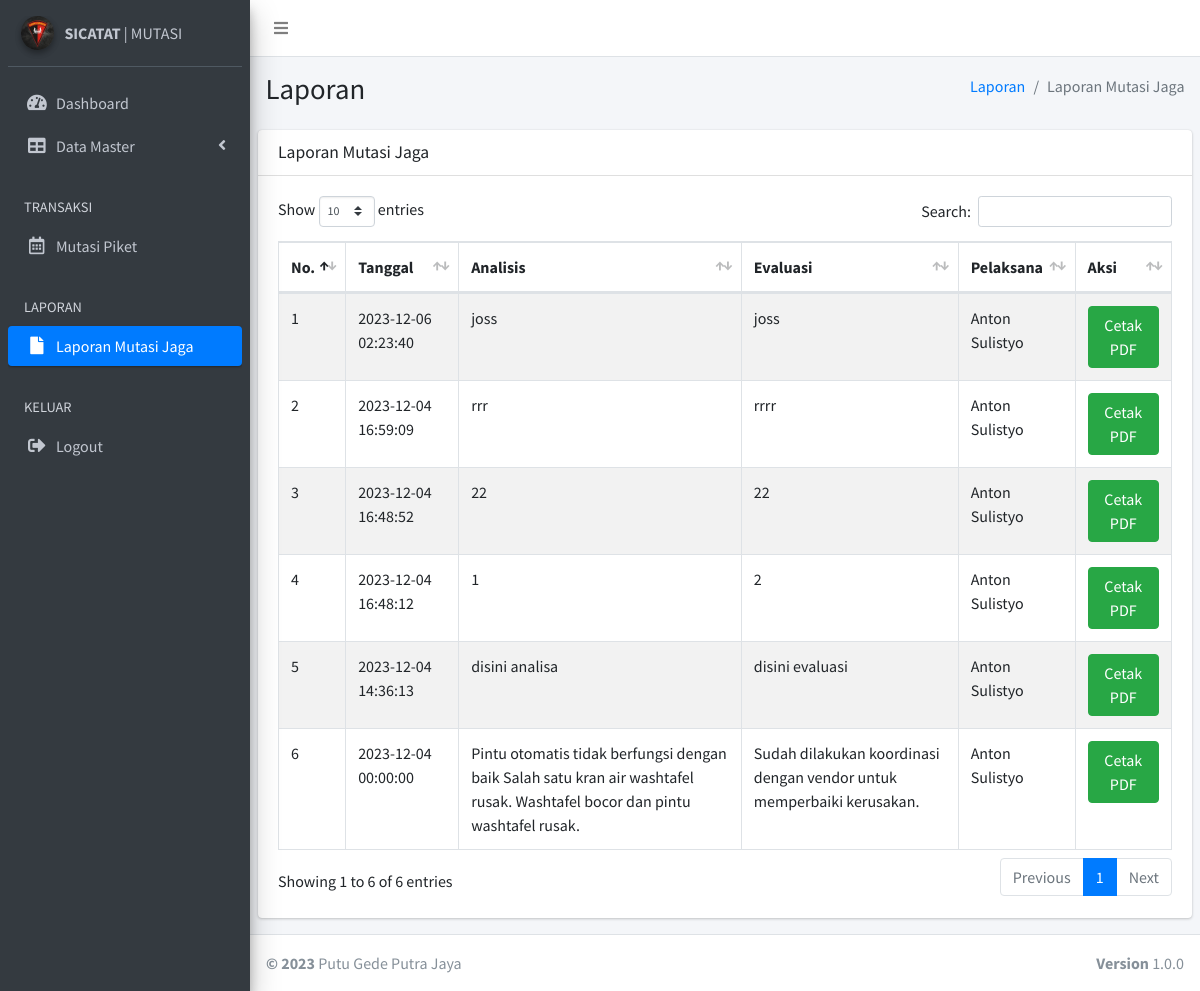
Before: /laporan.php (signed in) with the older database file.
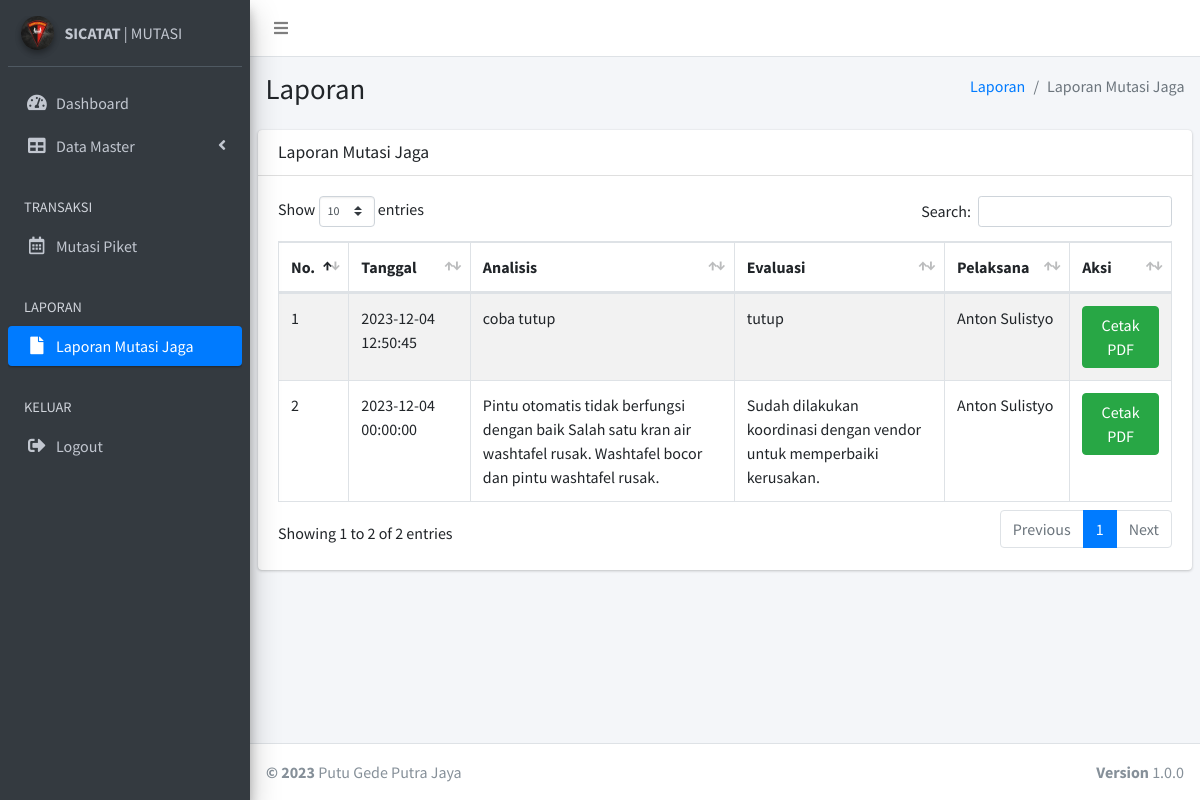
After: the same page with the newer database file.
### tables this page shows
CREATE TABLE `tb_mutasi_jaga` (
  `id_mutasi_jaga` int(11) NOT NULL,
  `id_user` int(11) DEFAULT NULL,
  `tgl_mutasi` datetime DEFAULT NULL,
  `analisis` text,
  `evaluasi` text,
  `status_mutasi` smallint(6) DEFAULT NULL
);

CREATE TABLE `tb_personil` (
  `id_personil` int(11) NOT NULL,
  `nama_personil` varchar(1024) DEFAULT NULL,
  `pangkat_personil` varchar(1024) DEFAULT NULL,
  `nrp_personil` int(11) DEFAULT NULL,
  `status_personil` smallint(6) DEFAULT NULL
);

### laporan.php (the view, shortened to what the changed rows need)
<?php
    include "koneksi.php";
?>
<!DOCTYPE html>
<html>
<head>
  <link rel="stylesheet" href="plugins/fontawesome-free/css/all.min.css">
  <link rel="stylesheet" href="https://code.ionicframework.com/ionicons/2.0.1/css/ionicons.min.css">
  <link rel="stylesheet" href="plugins/datatables-bs4/css/dataTables.bootstrap4.css">
  <link rel="stylesheet" href="dist/css/adminlte.min.css">
</head>
<body class="hold-transition sidebar-mini">
<div class="wrapper">
  <div class="content-wrapper">
    <section class="content-header">
      <div class="container-fluid">
        <div class="row mb-2">
          <div class="col-sm-6">
            <h1>Laporan</h1>
          </div>
        </div>
      </div>
    </section>
    <section class="content">
      <div class="row">
        <div class="col-12">
          <div class="card">
            <div class="card-header">
              <h3 class="card-title">Laporan Mutasi Jaga</h3>
            </div>
            <div class="card-body">
              <table id="example1" class="table table-bordered table-striped">
                <thead>
                <tr>
                  <th>No.</th>
                  <th>Tanggal</th>
                  <th>Analisis</th>
                  <th>Evaluasi</th>
                  <th>Pelaksana</th>
                  <th>Aksi</th>
                </tr>
                </thead>
                <tbody>
          <?php
          $no=1;
          $query = mysqli_query($conn,"SELECT tb_mutasi_jaga.*, tb_user.id_personil, tb_personil.nama_personil
          FROM tb_mutasi_jaga, tb_user, tb_personil
          WHERE tb_mutasi_jaga.id_user=tb_user.id_user AND tb_user.id_personil=tb_personil.id_personil
          AND tb_mutasi_jaga.status_mutasi='1' ORDER BY id_mutasi_jaga DESC");
          while ($data = mysqli_fetch_assoc($query))
          {
          ?>
            <tr>
              <td><?php echo $no; ?></td>
              <td><?php echo $data['tgl_mutasi']; ?></td>
              <td><?php echo $data['analisis']; ?></td>
              <td><?php echo $data['evaluasi']; ?></td>
              <td><?php echo $data['nama_personil']; ?></td>
              <td>
                <a href="laporan_pdf.php?id=<?php echo $data['id_mutasi_jaga'];?>" type="button" class="btn btn-md btn-success" download>Cetak PDF</a>
              </td>
            </tr>
          <?php
          $no++;
          }
          ?>
        </tbody>
              </table>
            </div>
          </div>
        </div>
      </div>
    </section>
  </div>
</div>
</body>
</html>

Changed rows visible on the page:
removed tb_mutasi_jaga: tgl_mutasi "2023-12-06 02:23:40", analisis "joss", evaluasi "joss", tb_personil.nama_personil "Anton Sulistyo"
removed tb_mutasi_jaga: tgl_mutasi "2023-12-04 16:59:09", analisis "rrr", evaluasi "rrrr", tb_personil.nama_personil "Anton Sulistyo"
removed tb_mutasi_jaga: tgl_mutasi "2023-12-04 16:48:52", analisis "22", evaluasi "22", tb_personil.nama_personil "Anton Sulistyo"
removed tb_mutasi_jaga: tgl_mutasi "2023-12-04 16:48:12", analisis "1", evaluasi "2", tb_personil.nama_personil "Anton Sulistyo"
removed tb_mutasi_jaga: tgl_mutasi "2023-12-04 14:36:13", analisis "disini analisa", evaluasi "disini evaluasi", tb_personil.nama_personil "Anton Sulistyo"
added tb_mutasi_jaga: tgl_mutasi "2023-12-04 12:50:45", analisis "coba tutup", evaluasi "tutup", tb_personil.nama_personil "Anton Sulistyo"
Other visible differences:
text written by a page script: "Show entries Search: Showing 1 to 6 of 6 entries Previous 1 Next" → "Show entries Search: Showing 1 to 2 of 2 entries Previous 1 Next"
